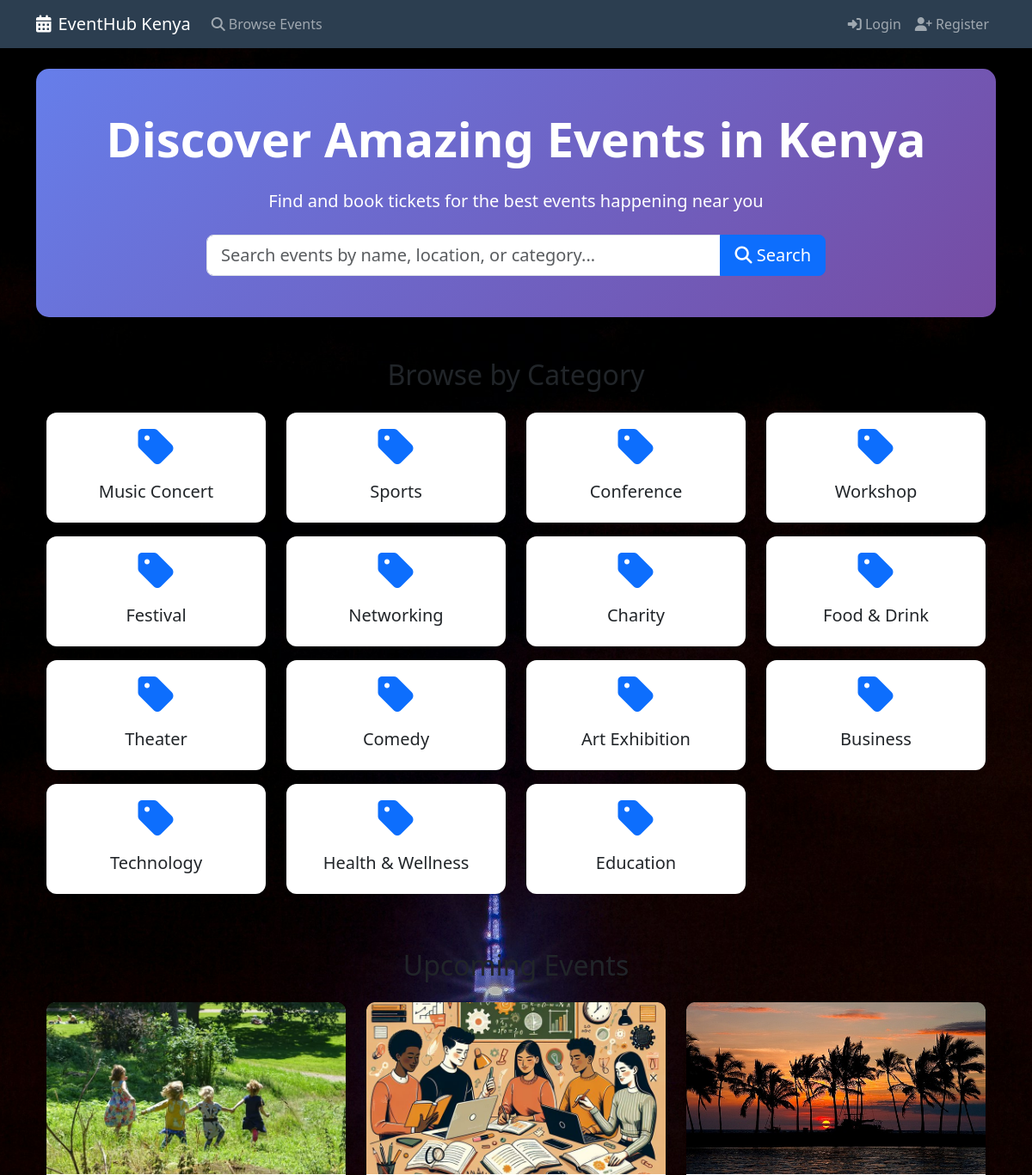
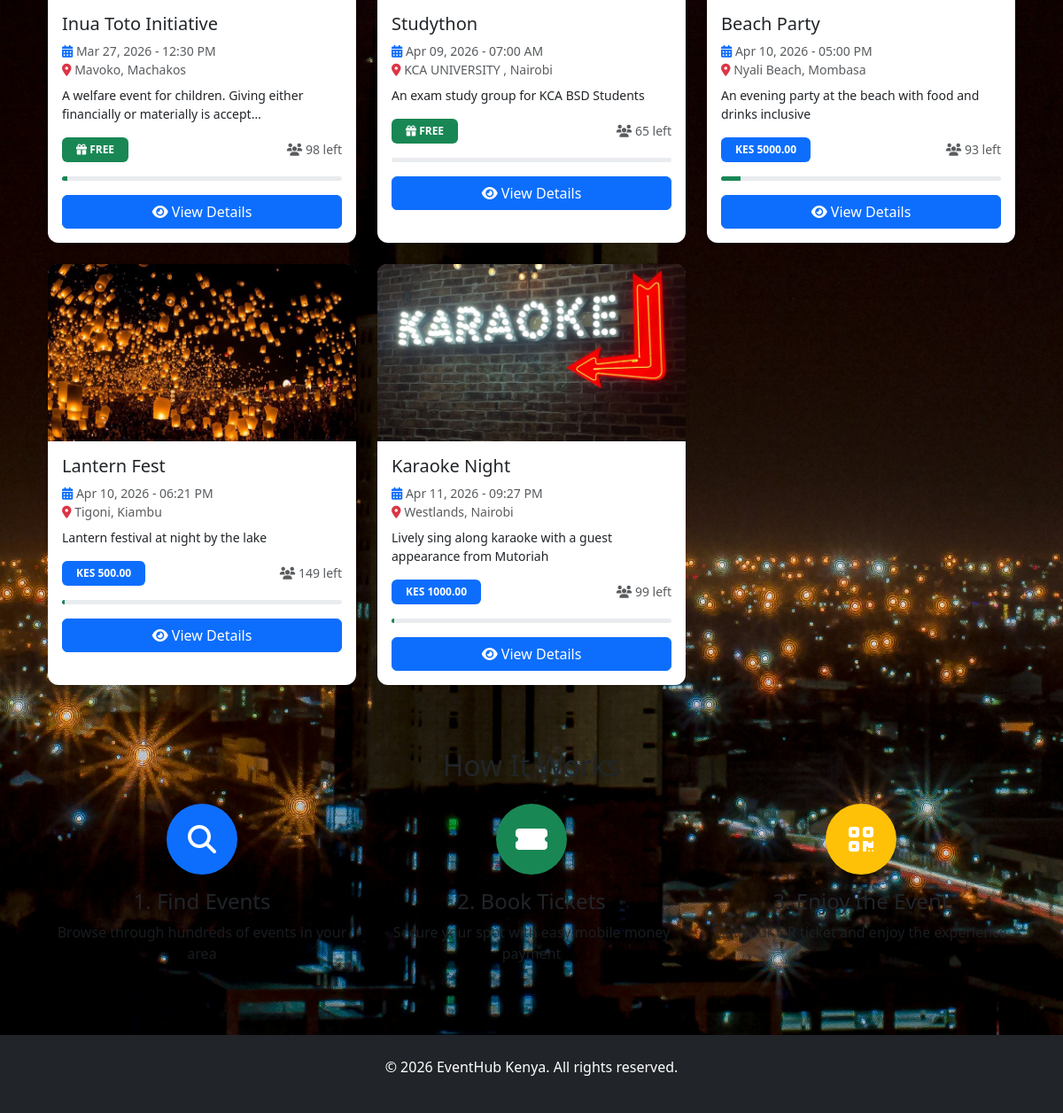
The page / on the database its author committed (2 pictures, top to bottom).
### events/models.py (models this page shows, shortened)
class Category(models.Model):
    name = models.CharField(max_length=100)
    description = models.TextField(blank=True)
    class Meta:
        verbose_name_plural = "Categories"

class Event(models.Model):
    STATUS_CHOICES = (
        ('draft', 'Draft'),
        ('pending', 'Pending Approval'),
        ('approved', 'Approved'),
        ('rejected', 'Rejected'),
        ('cancelled', 'Cancelled'),
        ('completed', 'Completed'),
    )
    title = models.CharField(max_length=200)
    description = models.TextField()
    category = models.ForeignKey(Category, on_delete=models.SET_NULL, null=True)
    organizer = models.ForeignKey(settings.AUTH_USER_MODEL, on_delete=models.CASCADE)
    venue = models.CharField(max_length=200)
    address = models.TextField()
    city = models.CharField(max_length=100)
    start_date = models.DateTimeField()
    end_date = models.DateTimeField()
    registration_deadline = models.DateTimeField()
    featured_image = models.ImageField(upload_to='event_images/', blank=True, null=True)
    total_capacity = models.PositiveIntegerField(default=100)
    tickets_sold = models.PositiveIntegerField(default=0)
    price = models.DecimalField(max_digits=10, decimal_places=2, default=0.00)
    status = models.CharField(max_length=20, choices=STATUS_CHOICES, default='pending')
    created_at = models.DateTimeField(auto_now_add=True)
    updated_at = models.DateTimeField(auto_now=True)
    class Meta:
        ordering = ['-created_at']
    @property
    def available_tickets(self):
        return self.total_capacity - self.tickets_sold
    @property
    def is_free(self):
        return self.price == 0

### events/views.py (the view)
# urls.py: path('', event_views.home, name='home'),
def home(request):
    featured_events = Event.objects.filter(
        status='approved',
        start_date__gte=timezone.now()
    ).order_by('start_date')[:6]
    categories = Category.objects.all()
    context = {
        'featured_events': featured_events,
        'categories': categories,
    }
    return render(request, 'events/home.html', context)

### templates/events/home.html (shortened to what this page needs)
{% extends 'base.html' %}
{% block content %}
<div class="hero-section text-center text-white py-5" style="background: linear-gradient(135deg, #667eea 0%, #764ba2 100%); border-radius: 15px; margin-bottom: 30px;">
    <div class="container">
        <h1 class="display-4 fw-bold mb-4">Discover Amazing Events in Kenya</h1>
        <p class="lead mb-4">Find and book tickets for the best events happening near you</p>
        <div class="row justify-content-center">
            <div class="col-md-8">
                <form action="{% url 'events:event_list' %}" method="get" class="search-bar">
                    <div class="input-group">
                        <input type="text" name="q" class="form-control form-control-lg"
                               placeholder="Search events by name, location, or category...">
                        <button class="btn btn-primary btn-lg" type="submit">
                            <i class="fas fa-search"></i> Search
                        </button>
                    </div>
                </form>
            </div>
        </div>
    </div>
</div>
<div class="container my-5">
    <h2 class="text-center mb-4">Browse by Category</h2>
    <div class="row">
        {% for category in categories %}
        <div class="col-md-3 col-6 mb-3">
            <a href="{% url 'events:event_list' %}?category={{ category.id }}" class="text-decoration-none">
                <div class="card text-center p-3" style="transition: transform 0.3s;">
                    <i class="fas {{ category.icon|default:'fa-tag' }} fa-3x mb-3 text-primary"></i>
                    <h5>{{ category.name }}</h5>
                </div>
            </a>
        </div>
        {% empty %}
        <div class="col-12 text-center">
            <p>No categories available</p>
        </div>
        {% endfor %}
    </div>
</div>
<div class="container my-5">
    <h2 class="text-center mb-4">Upcoming Events</h2>
    <div class="row">
        {% for event in featured_events %}
        <div class="col-md-4 mb-4">
            <div class="card h-100 shadow-sm" style="transition: transform 0.3s;">
                <div style="height: 200px; overflow: hidden; border-top-left-radius: 10px; border-top-right-radius: 10px;">
                    {% if event.featured_image %}
                        <img src="{{ event.featured_image.url }}"
                             style="width: 100%; height: 100%; object-fit: cover; transition: transform 0.5s;"
                             alt="{{ event.title }}"
                             onmouseover="this.style.transform='scale(1.1)'"
                             onmouseout="this.style.transform='scale(1)'">
                    {% else %}
                        <div style="height: 100%; background: linear-gradient(135deg, #667eea, #764ba2); display: flex; align-items: center; justify-content: center; flex-direction: column;">
                            <i class="fas fa-image fa-3x text-white opacity-50"></i>
                            <span class="text-white small mt-2">No Image</span>
                        </div>
                    {% endif %}
                </div>
                <div class="card-body">
                    <h5 class="card-title">{{ event.title }}</h5>
                    <p class="text-muted small mb-2">
                        <i class="fas fa-calendar-alt text-primary"></i> {{ event.start_date|date:"M d, Y - h:i A" }}<br>
                        <i class="fas fa-map-marker-alt text-danger"></i> {{ event.venue }}, {{ event.city }}
                    </p>
                    <p class="card-text small">{{ event.description|truncatechars:80 }}</p>
                    <div class="d-flex justify-content-between align-items-center mb-3">
                        <span class="badge {% if event.is_free %}bg-success{% else %}bg-primary{% endif %} px-3 py-2">
                            {% if event.is_free %}
                                <i class="fas fa-gift"></i> FREE
                            {% else %}
                                KES {{ event.price }}
                            {% endif %}
                        </span>
                        <span class="text-muted small">
                            <i class="fas fa-users"></i> {{ event.available_tickets }} left
                        </span>
                    </div>
                    <div class="progress mb-3" style="height: 5px;">
                        <div class="progress-bar bg-success" role="progressbar"
                             style="width: {% widthratio event.tickets_sold event.total_capacity 100 %}%">
                        </div>
                    </div>
                    <a href="{% url 'events:event_detail' event.id %}" class="btn btn-primary w-100">
                        <i class="fas fa-eye"></i> View Details
                    </a>
                </div>
            </div>
        </div>
        {% empty %}
        <div class="col-12 text-center">
            <div class="alert alert-info">
                <i class="fas fa-info-circle"></i> No events available at the moment. Check back soon!
            </div>
        </div>
        {% endfor %}
    </div>
</div>
<div class="container my-5">
    <h2 class="text-center mb-4">How It Works</h2>
    <div class="row text-center">
        <div class="col-md-4 mb-3">
            <div class="rounded-circle bg-primary text-white d-inline-flex p-4 mb-3" style="width: 80px; height: 80px; align-items: center; justify-content: center;">
                <i class="fas fa-search fa-2x"></i>
            </div>
            <h4>1. Find Events</h4>
            <p class="text-muted">Browse through hundreds of events in your area</p>
        </div>
        <div class="col-md-4 mb-3">
            <div class="rounded-circle bg-success text-white d-inline-flex p-4 mb-3" style="width: 80px; height: 80px; align-items: center; justify-content: center;">
                <i class="fas fa-ticket-alt fa-2x"></i>
            </div>
            <h4>2. Book Tickets</h4>
            <p class="text-muted">Secure your spot with easy mobile money payment</p>
        </div>
        <div class="col-md-4 mb-3">
            <div class="rounded-circle bg-warning text-white d-inline-flex p-4 mb-3" style="width: 80px; height: 80px; align-items: center; justify-content: center;">
                <i class="fas fa-qrcode fa-2x"></i>
            </div>
            <h4>3. Enjoy the Event</h4>
            <p class="text-muted">Get your QR ticket and enjoy the experience</p>
        </div>
    </div>
</div>
{% endblock %}

### templates/base.html (shortened to what this page needs)
<!DOCTYPE html>
<html lang="en">
<head>
    <link href="https://cdn.jsdelivr.net/npm/bootstrap@5.3.0/dist/css/bootstrap.min.css" rel="stylesheet">
    <link rel="stylesheet" href="https://cdnjs.cloudflare.com/ajax/libs/font-awesome/6.4.0/css/all.min.css">
    {% load static %}
    <link rel="stylesheet" href="{% static 'css/style.css' %}">
</head>
<body>
    <nav class="navbar navbar-expand-lg navbar-dark bg-primary">
        <div class="container">
            <a class="navbar-brand" href="{% url 'home' %}">
                <i class="fas fa-calendar-alt me-2"></i>EventHub Kenya
            </a>
            <div class="collapse navbar-collapse" id="navbarNav">
                <ul class="navbar-nav me-auto">
                    <li class="nav-item">
                        <a class="nav-link" href="{% url 'events:event_list' %}">
                            <i class="fas fa-search me-1"></i>Browse Events
                        </a>
                    </li>
                </ul>
                <ul class="navbar-nav">
                    {% if user.is_authenticated %}
                        {% if user.user_type == 'organizer' %}
                        <li class="nav-item">
                            <a class="nav-link" href="{% url 'dashboard:organizer_dashboard' %}">
                                <i class="fas fa-tachometer-alt"></i> Dashboard
                            </a>
                        </li>
                        <li class="nav-item">
                            <a class="nav-link" href="{% url 'events:create_event' %}">
                                <i class="fas fa-plus-circle"></i> Create Event
                            </a>
                        </li>
                        {% endif %}
                        {% if user.is_superuser or user.user_type == 'admin' %}
                        <li class="nav-item">
                            <a class="nav-link" href="{% url 'dashboard:admin_dashboard' %}">
                                <i class="fas fa-cogs"></i> Admin Panel
                            </a>
                        </li>
                        {% endif %}
                        <li class="nav-item dropdown">
                            <a class="nav-link dropdown-toggle" href="#" role="button" data-bs-toggle="dropdown">
                                <i class="fas fa-user-circle"></i> {{ user.username }}
                            </a>
                            <ul class="dropdown-menu dropdown-menu-end">
                                <li><a class="dropdown-item" href="{% url 'profile' %}">
                                    <i class="fas fa-id-card me-2"></i>Profile
                                </a></li>
                                <li><a class="dropdown-item" href="{% url 'tickets:my_tickets' %}">
                                    <i class="fas fa-ticket-alt me-2"></i>My Tickets
                                </a></li>
                                <li><hr class="dropdown-divider"></li>
                                <li>
                                    <form method="post" action="{% url 'logout' %}">
                                        {% csrf_token %}
                                        <button type="submit" class="dropdown-item">
                                            <i class="fas fa-sign-out-alt me-2"></i>Logout
                                        </button>
                                    </form>
                                </li>
                            </ul>
                        </li>
                    {% else %}
                        <li class="nav-item">
                            <a class="nav-link" href="{% url 'login' %}">
                                <i class="fas fa-sign-in-alt"></i> Login
                            </a>
                        </li>
                        <li class="nav-item">
                            <a class="nav-link" href="{% url 'register' %}">
                                <i class="fas fa-user-plus"></i> Register
                            </a>
                        </li>
                    {% endif %}
                </ul>
            </div>
        </div>
    </nav>
    <main class="container my-4">
        {% block content %}
        {% endblock %}
    </main>
    <footer class="bg-dark text-white mt-5 py-4">
        <div class="container text-center">
            <p>&copy; 2026 EventHub Kenya. All rights reserved.</p>
        </div>
    </footer>
</body>
</html>

### static/style.css (style rules this page uses)
html, body { background-image: url('/static/images/city.jpg') !important; background-size: cover !important; background-position: center !important; background-attachment: fixed !important; background-repeat: no-repeat !important; }
.card { background-color: white !important; border: none; border-radius: 12px; }
.navbar { background-color: #2c3e50 !important; }
footer { background-color: #2c3e50 !important; }

### rows shown on the page
Category: name "Music Concert"
Category: name "Sports"
Category: name "Conference"
Category: name "Workshop"
Category: name "Festival"
Category: name "Networking"
Category: name "Charity"
Category: name "Food & Drink"
Category: name "Theater"
Category: name "Comedy"
Category: name "Art Exhibition"
Category: name "Business"
Category: name "Technology"
Category: name "Health & Wellness"
Category: name "Education"
Event: featured_image (picture), title "Inua Toto Initiative", start_date "Mar 27, 2026 - 12:30 PM", venue "Mavoko", city "Machakos", description "A welfare event for children. Giving either financially or materially is accept…", price 0 (drawn), available_tickets "98"
Event: featured_image (picture), title "Studython", start_date "Apr 09, 2026 - 07:00 AM", venue "KCA UNIVERSITY", city "Nairobi", description "An exam study group for KCA BSD Students", price 0 (drawn), available_tickets "65"
Event: featured_image (picture), title "Beach Party", start_date "Apr 10, 2026 - 05:00 PM", venue "Nyali Beach", city "Mombasa", description "An evening party at the beach with food and drinks inclusive", price "5000.00", available_tickets "93"
Event: featured_image (picture), title "Lantern Fest", start_date "Apr 10, 2026 - 06:21 PM", venue "Tigoni", city "Kiambu", description "Lantern festival at night by the lake", price "500.00", available_tickets "149"
Event: featured_image (picture), title "Karaoke Night", start_date "Apr 11, 2026 - 09:27 PM", venue "Westlands", city "Nairobi", description "Lively sing along karaoke with a guest appearance from Mutoriah", price "1000.00", available_tickets "99"
